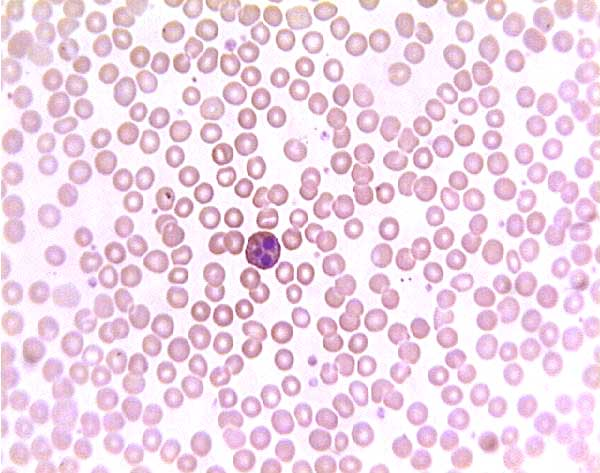
#> input picture data/image.jpg, 600 x 473 px
$ python segmentasi.py
#> lines starting #> are read from the running program, lines starting #| are printed output that depends on the picture; after the words box and inside, x2 and y2 are one past the last pixel; in counts of white or black regions, pixels touching at a corner belong together
import cv2
import numpy as np
import matplotlib.pyplot as plt

image = cv2.imread('./data/image.jpg')
#> image is the input picture: shape (473, 600, 3); mean B, G, R 231.5, 216, 239.2
if image is None:
    print("Gagal membaca gambar!")
    exit()

gray = cv2.cvtColor(image, cv2.COLOR_BGR2GRAY)
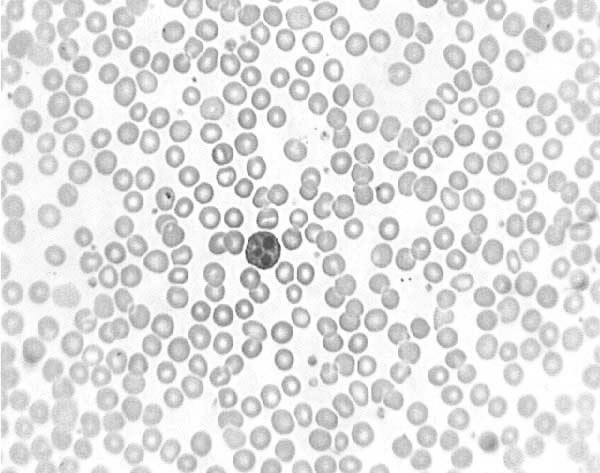
#> gray: shape (473, 600); min 59, max 255, mean 224.7
gray = cv2.GaussianBlur(gray, (5,5), 0)
gray = cv2.equalizeHist(gray)
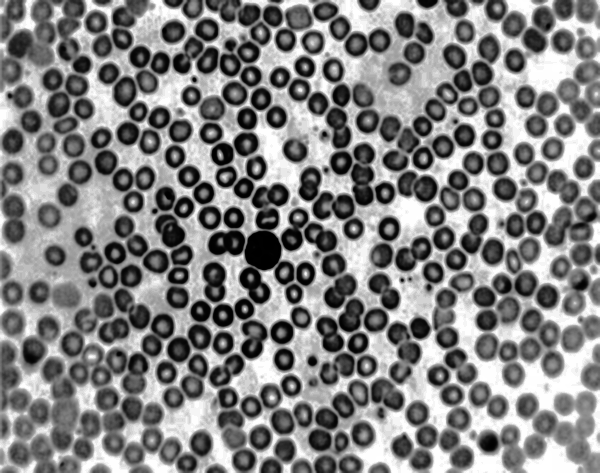
#> gray: shape (473, 600); min 0, max 255, mean 130

_, thresh = cv2.threshold(gray, 0, 255, cv2.THRESH_BINARY + cv2.THRESH_OTSU)
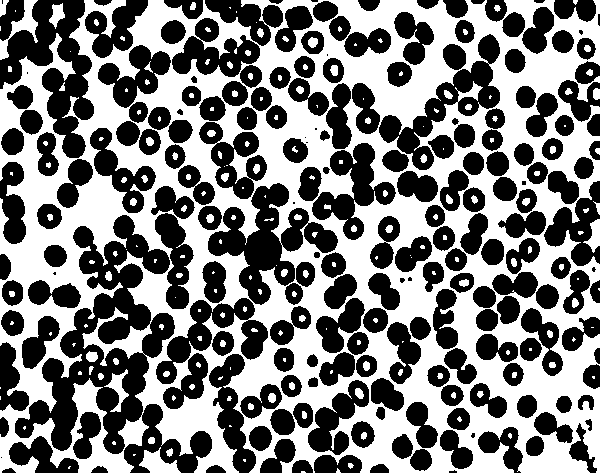
#> thresh: shape (473, 600); 48.7% white; 209 white regions (97 under 20 px), largest, box (x1, y1, x2, y2) and area: (0, 0, 600, 473) 131150, (0, 0, 38, 60) 669, (139, 447, 181, 473) 553

plt.figure(figsize=(10,5))
plt.subplot(1,2,1), plt.imshow(gray, cmap='gray'), plt.title('Grayscale Image')
plt.subplot(1,2,2), plt.imshow(thresh, cmap='gray'), plt.title("Segmented Image")
plt.show()
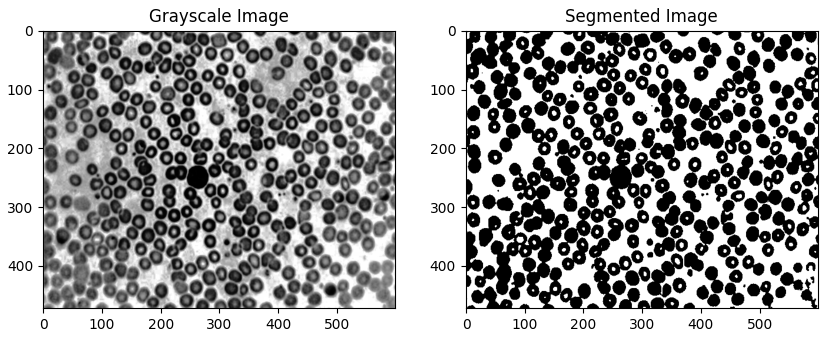
#> figure drawn by matplotlib, 2 panels
